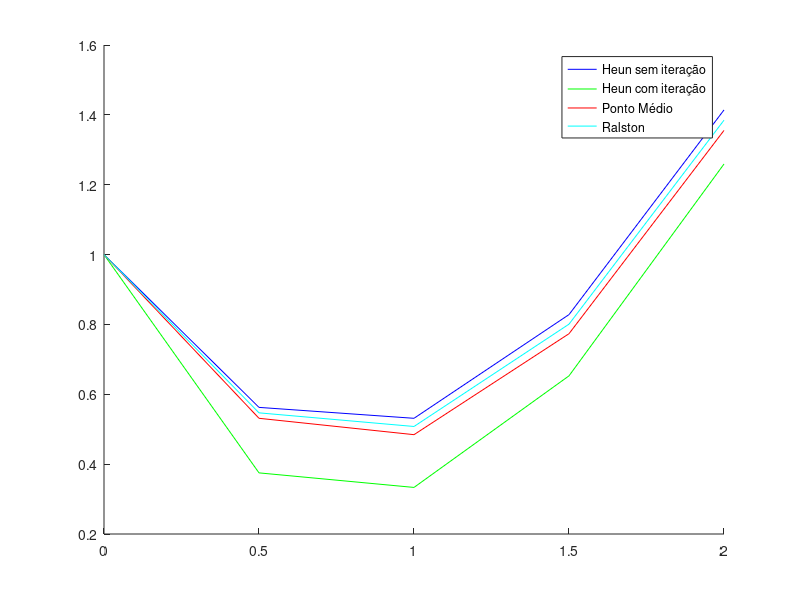

The MATLAB script that drew this image:
t0 = 0; tf = 2; y0 = 1;
t = t0:0.5:tf;

function dydt = myode(t, y)
  dydt = -2*y + t^2;
endfunction

% Método de Heun sem iteração
h = 0.5;
y_heun = zeros(1, length(t));
y_heun(1) = y0;
for i = 1:(length(t)-1)
  k1 = h*myode(t(i), y_heun(i));
  k2 = h*myode(t(i)+h, y_heun(i)+k1);
  y_heun(i+1) = y_heun(i) + (k1+k2)/2;
end
disp('A) do Método de Heun sem iteração:')
disp(y_heun)

% Método de Heun com iteração
y_heun_iter = zeros(1, length(t));
y_heun_iter(1) = y0;
for i = 1:(length(t)-1)
  predictor = y_heun_iter(i) + h*myode(t(i), y_heun_iter(i));
  es = 1; iter = 0;
  while es > 0.001
    y_old = predictor;
    predictor = y_heun_iter(i) + h/2*(myode(t(i), y_heun_iter(i)) + myode(t(i)+h, y_old));
    es = abs((predictor - y_old)/predictor)*100;
    iter = iter + 1;
  end
  y_heun_iter(i+1) = predictor;
end
disp('B) do Método de Heun com iteração:')
disp(y_heun_iter)

% Método do Ponto Médio
y_mid = zeros(1, length(t));
y_mid(1) = y0;
for i = 1:(length(t)-1)
  k1 = h*myode(t(i), y_mid(i));
  k2 = h*myode(t(i)+h/2, y_mid(i)+k1/2);
  y_mid(i+1) = y_mid(i) + k2;
end
disp('C) do Método do Ponto Médio:')
disp(y_mid)

% Método de Ralston
y_ralston = zeros(1, length(t));
y_ralston(1) = y0;
for i = 1:(length(t)-1)
  k1 = h*myode(t(i), y_ralston(i));
  k2 = h*myode(t(i)+0.75*h, y_ralston(i)+0.75*k1);
  y_ralston(i+1) = y_ralston(i) + (1/3)*k1 + (2/3)*k2;
end
disp('D) do Método de Ralston:')
disp(y_ralston)

% Plot
hold on
plot(t, y_heun, 'b')
plot(t, y_heun_iter, 'g')
plot(t, y_mid, 'r')
plot(t, y_ralston, 'c')
legend('Heun sem iteração', 'Heun com iteração', 'Ponto Médio', 'Ralston')
hold off
